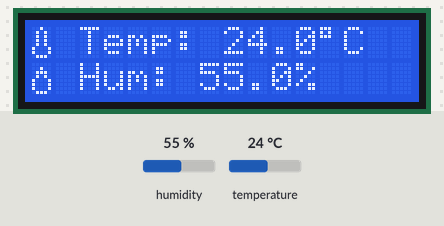
The sketch below on a simulated Arduino Uno, built with avr-gcc and run on an emulated ATmega328P. On the bench: 16×2 character LCD. Inputs (shaded band) come from the test bench; at power-on: humidity 55 %, temperature 24 °C. What the sketch prints to the serial monitor is not drawn.

Above: at 3.2 s.
3.3 s: humidity set to 22 %
At 5.2 s:
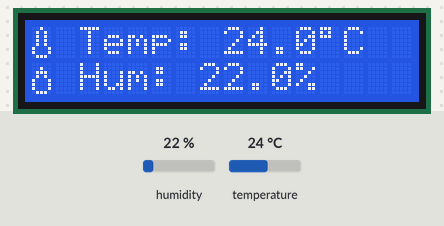
6.1 s: temperature set to 12 °C
At 7.4 s:
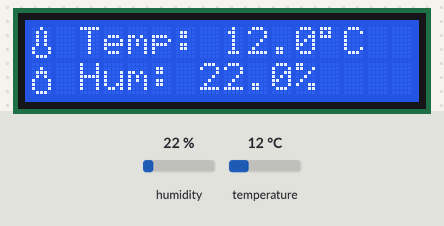
8.9 s: humidity set to 40 %
At 11.6 s:
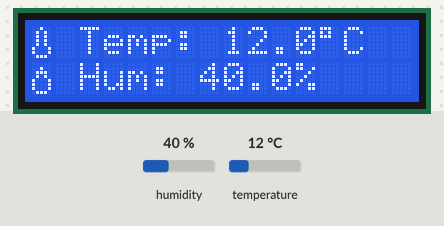
11.9 s: temperature set to 19 °C
At 13.9 s:
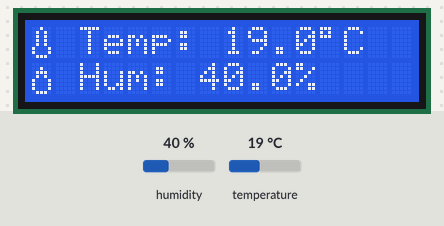
Timing chart, 0 to 15.4 s (numbered marks = the images above; inputs shaded):
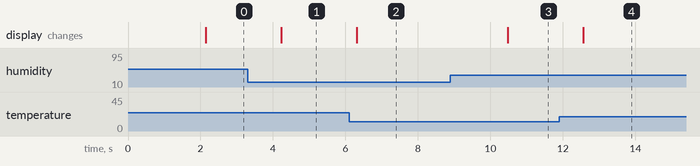

Measured:
- after the input at 3.3 s, the display: changes after 0.93 s (image 1)
- after the input at 6.1 s, the display: changes after 0.22 s (image 2)
- after the input at 8.9 s, the display: changes after 1.6 s (image 3)
- after the input at 11.9 s, the display: changes after 0.67 s (image 4)

The sketch:

mini_weather.ino
```cpp
#include <DHT.h>
#include <Wire.h>
#include <LiquidCrystal_I2C.h>

// 定義腳位
#define DHTPIN 2          // DHT11 連接到 D2
#define DHTTYPE DHT11     // DHT 類型

// 初始化感測器
DHT dht(DHTPIN, DHTTYPE);
LiquidCrystal_I2C lcd(0x27, 16, 2);  // 設定 I2C 位址 0x27

// 自定義符號：溫度計
byte thermometer[8] = {
  B00100,
  B01010,
  B01010,
  B01010,
  B01010,
  B10001,
  B10001,
  B01110
};

// 自定義符號：水滴
byte droplet[8] = {
  B00000,
  B00100,
  B01110,
  B01010,
  B10001,
  B10001,
  B10001,
  B01110
};

void setup() {
  Serial.begin(9600);

  // 初始化 LCD
  lcd.init();
  lcd.backlight();

  // 建立自定義符號
  lcd.createChar(0, thermometer);
  lcd.createChar(1, droplet);

  // 初始化 DHT 感測器
  dht.begin();

  // 顯示啟動訊息
  lcd.print("Mini Weather");
  lcd.setCursor(0, 1);
  lcd.print("Station");
  delay(2000);
}

void loop() {
  // 讀取溫濕度數據
  float humidity = dht.readHumidity();
  float temperature = dht.readTemperature();

  // 檢查是否讀取失敗
  if (isnan(humidity) || isnan(temperature)) {
    lcd.clear();
    lcd.print("Sensor Error!");
    return;
  }

  // 更新顯示
  updateDisplay(temperature, humidity);

  // 更新間隔
  delay(1000);
}

void updateDisplay(float temp, float hum) {
  lcd.clear();

  // 顯示溫度
  lcd.setCursor(0, 0);
  lcd.write(0);  // 溫度計符號
  lcd.print(" Temp: ");
  lcd.print(temp, 1);
  lcd.print((char)223);  // 度數符號
  lcd.print("C");

  // 顯示濕度
  lcd.setCursor(0, 1);
  lcd.write(1);  // 水滴符號
  lcd.print(" Hum: ");
  lcd.print(hum, 1);
  lcd.print("%");

  // 同時輸出到序列監視器
  Serial.print("Temperature: ");
  Serial.print(temp);
  Serial.print(" °C, Humidity: ");
  Serial.print(hum);
  Serial.println(" %");
}
```
